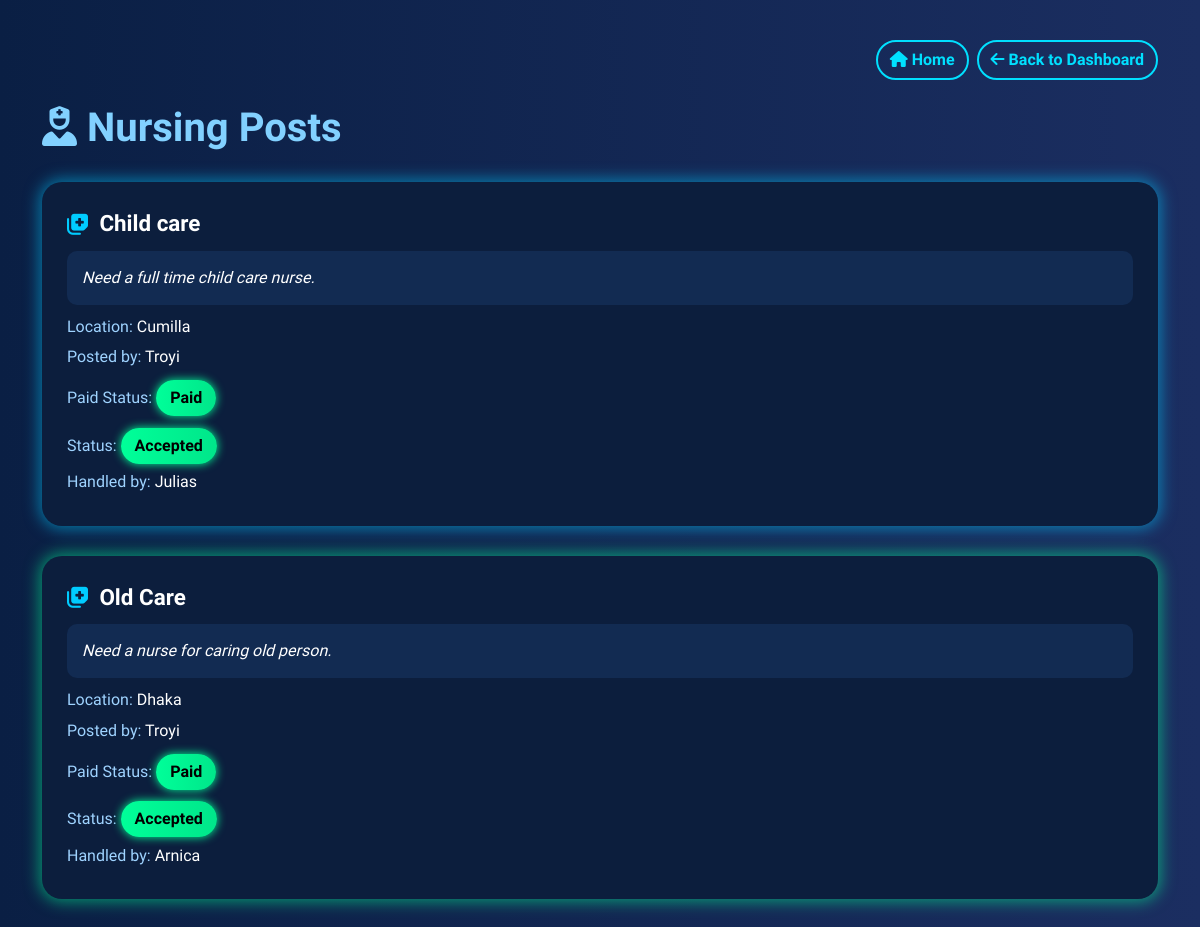
Page /user/provider_nursing_posts/ (signed in) on the earlier database version.
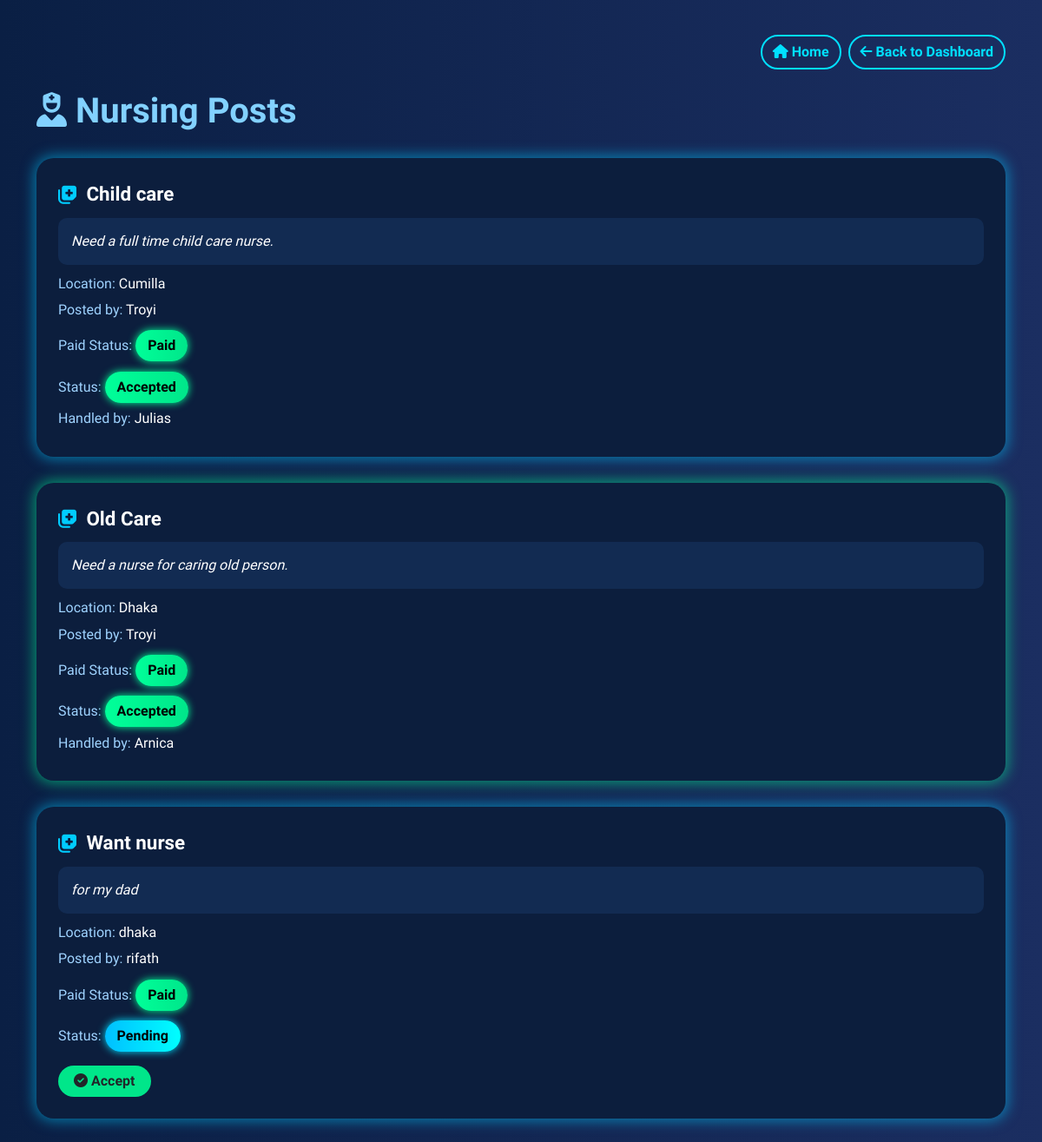
Same page on the later database version.
### users/models.py (models this page shows, shortened)
class NursingService(models.Model):
    STATUS_CHOICES = (
        ('Pending', 'Pending'),
        ('Accepted', 'Accepted'),
        ('Rejected', 'Rejected'),
    )
    customer = models.ForeignKey(User, on_delete=models.CASCADE, related_name='nursing_requests')
    title = models.CharField(max_length=100)
    description = models.TextField()
    location = models.CharField(max_length=100)
    is_paid = models.BooleanField(default=False)
    created_at = models.DateTimeField(auto_now_add=True)
    accepted_by = models.ForeignKey(User, null=True, blank=True, on_delete=models.SET_NULL, related_name='accepted_nursing', limit_choices_to={'role': 'provider'})
    status = models.CharField(max_length=10, choices=STATUS_CHOICES, default='Pending')

class User(AbstractUser):
    ROLE_CHOICES = (
        ('customer', 'Customer'),
        ('provider', 'Provider'),
    )
    role = models.CharField(max_length=10, choices=ROLE_CHOICES)
    phone_number = models.CharField(max_length=15, blank=True, null=True)

### users/views.py (the view, shortened to what this page needs)
# urls.py: path('provider_nursing_posts/', views.provider_nursing_posts, name='provider_nursing_posts'),
@login_required
def provider_nursing_posts(request):
    posts = NursingService.objects.all()
    return render(request, 'provider_nursing_posts.html', {'posts': posts})

### templates/provider_nursing_posts.html (shortened to what this page needs)
<!DOCTYPE html>
<html lang="en">
<head>
    <link href="https://cdn.jsdelivr.net/npm/bootstrap@5.3.0/dist/css/bootstrap.min.css" rel="stylesheet">
    <link href="https://cdnjs.cloudflare.com/ajax/libs/font-awesome/6.4.0/css/all.min.css" rel="stylesheet">
</head>
<body>
<div class="container">
    <div class="d-flex justify-content-end mb-4">
        <a href="{% url 'home' %}" class="btn btn-outline-info me-2">
            <i class="fas fa-home"></i> Home
        </a>
        <a href="{% url 'provider_dashboard' %}" class="btn btn-outline-info">
            <i class="fas fa-arrow-left"></i> Back to Dashboard
        </a>
    </div>
    <h1><i class="fas fa-user-nurse"></i> Nursing Posts</h1>
    {% for post in posts %}
    <div class="glow-box {% if post.status == 'Accepted' %}glow-green{% else %}glow-blue{% endif %}">
        <div class="post-title">
            <i class="fas fa-notes-medical"></i> {{ post.title }}
        </div>
        <div class="post-content">
            <div class="desc-box">{{ post.description }}</div>
            <p><span class="label">Location:</span> {{ post.location }}</p>
            <p><span class="label">Posted by:</span> {{ post.customer.get_full_name|default:post.customer.username }}
</p>
            <p>
                <span class="label">Paid Status:</span>
                {% if post.is_paid %}
                    <span class="status-pill status-accepted">Paid</span>
                {% else %}
                    <span class="status-pill">Unpaid</span>
                {% endif %}
            </p>
            {% if post.status == 'Pending' %}
                <p><span class="label">Status:</span> <span class="status-pill">Pending</span></p>
                <form method="POST" class="mt-3">
                    <button type="submit" name="action" value="accept" class="btn btn-accept">
                        <i class="fas fa-check-circle"></i> Accept
                    </button>
                </form>
            {% else %}
                <p><span class="label">Status:</span> <span class="status-pill status-accepted">Accepted</span></p>
                <p><span class="label">Handled by:</span> {{ post.accepted_by.get_full_name|default:post.accepted_by.username }}</p>
            {% endif %}
        </div>
    </div>
    {% empty %}
    <div class="alert alert-light text-dark">No nursing posts available.</div>
    {% endfor %}
</div>
</body>
</html>

Differences in the rows shown:
added NursingService: title "Want nurse", description "for my dad", location "dhaka", customer.get_full_name "rifath", is_paid "Paid"
